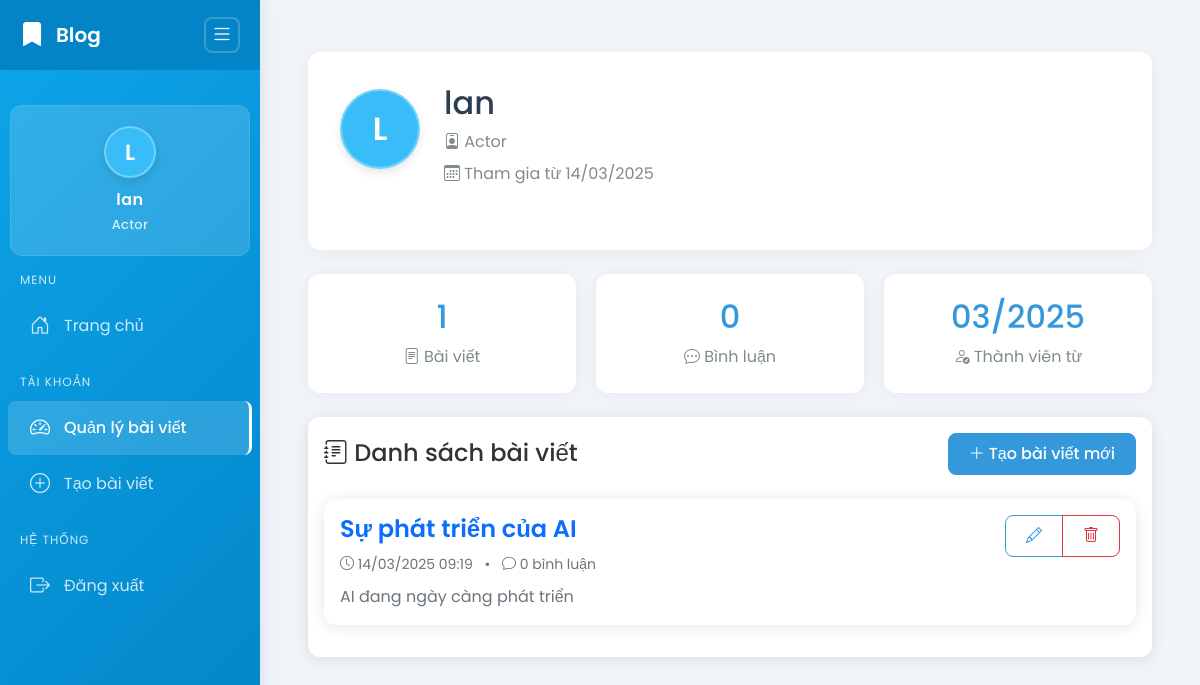
Page /actor/dashboard (signed in) on the earlier database version.
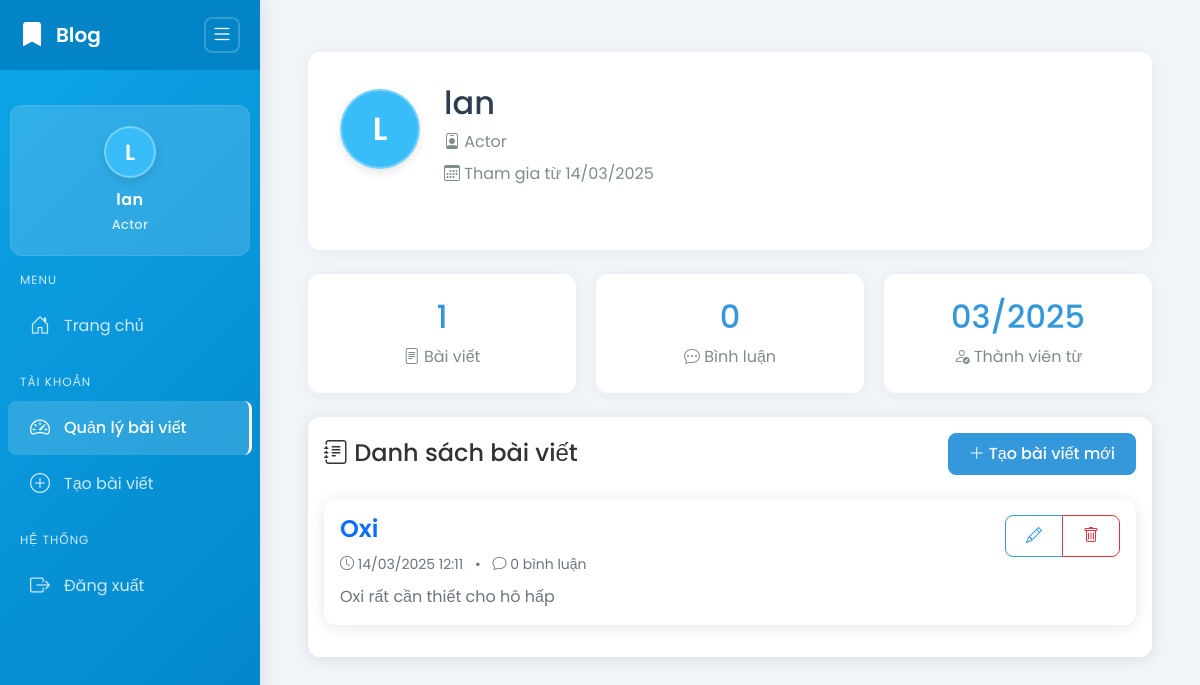
Same page on the later database version.
### app/models/post.py (models this page shows)
class Post(db.Model):
    id = db.Column(db.Integer, primary_key=True)
    title = db.Column(db.String(200), nullable=False)
    content = db.Column(db.Text, nullable=False)
    image_url = db.Column(db.String(200))  # URL hình ảnh từ picsum.photos
    created_at = db.Column(db.DateTime, default=datetime.utcnow)
    updated_at = db.Column(db.DateTime, default=datetime.utcnow, onupdate=datetime.utcnow)
    actor_id = db.Column(db.Integer, db.ForeignKey('actor.id'), nullable=False)
    comments = db.relationship('Comment', backref='post', lazy='dynamic', cascade='all, delete-orphan')

### app/routes/actor_routes.py (the view)
@actor_bp.route('/dashboard')
@login_required
def dashboard():
    posts = Post.query.filter_by(actor_id=current_user.id).order_by(Post.created_at.desc()).all()
    return render_template('actor/dashboard.html', posts=posts)

### app/__init__.py (called while the page is built)
def create_app(config_class=Config):
    app = Flask(__name__)
    app.config.from_object(config_class)
    db.init_app(app)
    login_manager.init_app(app)
    @login_manager.user_loader
    def load_user(user_id):
        from app.models.actor import Actor
        actor = Actor.query.get(int(user_id))
        if actor:
            return actor
        from app.models.user import User
        return User.query.get(int(user_id))
    from app.routes.auth_routes import auth_bp
    from app.routes.actor_routes import actor_bp
    from app.routes.user_routes import user_bp
    from app.routes.blog_routes import blog_bp
    app.register_blueprint(auth_bp, url_prefix='/auth')
    app.register_blueprint(actor_bp, url_prefix='/actor')
    app.register_blueprint(user_bp, url_prefix='/user')
    app.register_blueprint(blog_bp, url_prefix='/')
    return app

### app/templates/actor/dashboard.html (shortened to what this page needs)
{% extends "base.html" %}
{% block content %}
<div class="container">
    <div class="profile-section mb-4">
        <div class="profile-header">
            <div class="text-avatar">
                {{ current_user.username[0] }}
            </div>
            <div class="profile-info">
                <h2>{{ current_user.name or current_user.username }}</h2>
                <p><i class="bi bi-person-badge"></i> Actor</p>
                <p><i class="bi bi-calendar3"></i> Tham gia từ {{ current_user.created_at.strftime('%d/%m/%Y') }}</p>
            </div>
        </div>
    </div>
    <div class="stats-grid mb-4">
        <div class="stat-card">
            <h3>{{ posts|length }}</h3>
            <p><i class="bi bi-file-text"></i> Bài viết</p>
        </div>
        <div class="stat-card">
            <h3>{% set total_comments = 0 %}{% for post in posts %}{% set total_comments = total_comments + post.comments.count() %}{% endfor %}{{ total_comments }}</h3>
            <p><i class="bi bi-chat-dots"></i> Bình luận</p>
        </div>
        <div class="stat-card">
            <h3>{{ current_user.created_at.strftime('%m/%Y') }}</h3>
            <p><i class="bi bi-person-check"></i> Thành viên từ</p>
        </div>
    </div>
    <div class="card">
        <div class="card-body">
            <div class="d-flex justify-content-between align-items-center mb-4">
                <h4 class="mb-0"><i class="bi bi-journal-text"></i> Danh sách bài viết</h4>
                <a href="{{ url_for('actor.create_post') }}" class="btn btn-primary">
                    <i class="bi bi-plus-lg"></i> Tạo bài viết mới
                </a>
            </div>
            {% if posts %}
                {% for post in posts %}
                <div class="card mb-3 post-card">
                    <div class="card-body">
                        <div class="d-flex justify-content-between align-items-start">
                            <div>
                                <h5 class="card-title mb-2">
                                    <a href="{{ url_for('blog.post_detail', post_id=post.id) }}"
                                       class="text-decoration-none">
                                        {{ post.title }}
                                    </a>
                                </h5>
                                <p class="text-muted mb-2">
                                    <small>
                                        <i class="bi bi-clock"></i> {{ post.created_at.strftime('%d/%m/%Y %H:%M') }}
                                        <span class="mx-2">•</span>
                                        <i class="bi bi-chat"></i> {{ post.comments.count() }} bình luận
                                    </small>
                                </p>
                                <p class="card-text text-muted">
                                    {{ post.content[:200] + '...' if post.content|length > 200 else post.content }}
                                </p>
                            </div>
                            <div class="ms-3">
                                <div class="btn-group">
                                    <a href="{{ url_for('actor.edit_post', post_id=post.id) }}"
                                       class="btn btn-outline-primary">
                                        <i class="bi bi-pencil"></i>
                                    </a>
                                    <a href="{{ url_for('actor.delete_post', post_id=post.id) }}"
                                       class="btn btn-outline-danger"
                                       onclick="return confirm('Bạn có chắc chắn muốn xóa bài viết này?')">
                                        <i class="bi bi-trash"></i>
                                    </a>
                                </div>
                            </div>
                        </div>
                    </div>
                </div>
                {% endfor %}
            {% endif %}
        </div>
    </div>
</div>
{% endblock %}

Differences in the rows shown:
removed Post: title "Sự phát triển của AI", created_at "14/03/2025 09:19", comments.count "0", content "AI đang ngày càng phát triển"
added Post: title "Oxi", created_at "14/03/2025 12:11", comments.count "0", content "Oxi rất cần thiết cho hô hấp"
